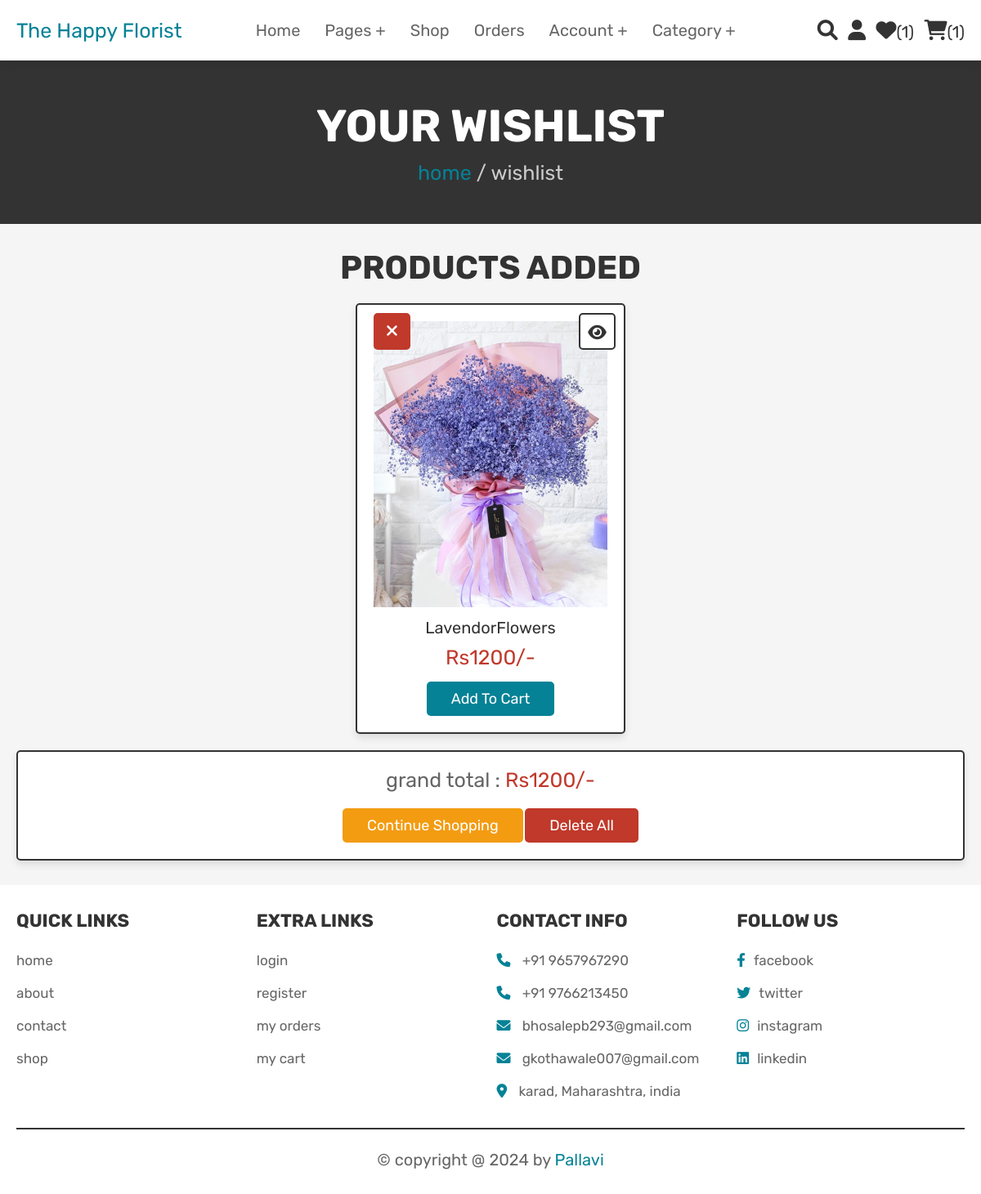
Page /wishlist.php (signed in) on the committed database.
### tables this page shows
CREATE TABLE `wishlist` (
  `id` int(100) NOT NULL,
  `user_id` int(100) NOT NULL,
  `pid` int(100) NOT NULL,
  `name` varchar(100) NOT NULL,
  `price` int(100) NOT NULL,
  `image` varchar(100) NOT NULL
);

### wishlist.php (the view, shortened to what this page needs)
<?php
@include 'config.php';
$user_id = $_SESSION['user_id'];
?>
<!DOCTYPE html>
<html lang="en">
<head>
   <link rel="stylesheet" href="https://cdnjs.cloudflare.com/ajax/libs/font-awesome/6.0.0/css/all.min.css">
   <link rel="stylesheet" href="css/style.css">
</head>
<body>
<?php @include 'header.php'; ?>
<section class="heading">
    <h3>your wishlist</h3>
    <p> <a href="home.php">home</a> / wishlist </p>
</section>
<section class="wishlist">
    <h1 class="title">products added</h1>
    <div class="box-container">
    <?php
        $grand_total = 0;
        $select_wishlist = mysqli_query($conn, "SELECT * FROM `wishlist` WHERE user_id = '$user_id'") or die('query failed');
        if(mysqli_num_rows($select_wishlist) > 0){
            while($fetch_wishlist = mysqli_fetch_assoc($select_wishlist)){
    ?>
    <form action="" method="POST" class="box">
        <a href="wishlist.php?delete=<?php echo $fetch_wishlist['id']; ?>" class="fas fa-times" onclick="return confirm('delete this from wishlist?');"></a>
        <a href="view_page.php?pid=<?php echo $fetch_wishlist['pid']; ?>" class="fas fa-eye"></a>
        <img src="uploaded_img/<?php echo $fetch_wishlist['image']; ?>" alt="" class="image">
        <div class="name"><?php echo $fetch_wishlist['name']; ?></div>
        <div class="price">Rs<?php echo $fetch_wishlist['price']; ?>/-</div>
        <input type="submit" value="add to cart" name="add_to_cart" class="btn">
    </form>
    <?php
    $grand_total += $fetch_wishlist['price'];
        }
    }else{
        echo '<p class="empty">your wishlist is empty</p>';
    }
    ?>
    </div>
    <div class="wishlist-total">
        <p>grand total : <span>Rs<?php echo $grand_total; ?>/-</span></p>
        <a href="shop.php" class="option-btn">continue shopping</a>
        <a href="wishlist.php?delete_all" class="delete-btn <?php echo ($grand_total > 1)?'':'disabled' ?>" onclick="return confirm('delete all from wishlist?');">delete all</a>
</div>
</section>
<?php @include 'footer.php'; ?>
</body>
</html>

### style.css (style rules this page uses)
:root { --pink:#058296; --red:#c0392b; --orange:#f39c12; --black:#333; --white:#fff; --light-color:#666; --light-white:#ccc; --light-bg:#f5f5f5; --border:.2rem solid var(--black); --box-shadow:0 .5rem 1rem rgba(0,0,0,.1); }
* { font-family: 'Rubik', sans-serif; margin:0; padding:0; box-sizing: border-box; outline: none; border:none; text-decoration: none; transition:all .2s linear; }
html { font-size: 62.5%; overflow-x: hidden; scroll-behavior: smooth; scroll-padding-top: 6.5rem; }
body { background: var(--light-bg); }
section { padding:3rem 2rem; }
.btn, .delete-btn, .option-btn { display: inline-block; border-radius: .5rem; margin-top: 1rem; font-size: 1.8rem; color:var(--white); cursor: pointer; padding:1rem 3rem; text-transform: capitalize; }
.btn { background-color: var(--pink); }
.delete-btn { background-color: var(--red); }
.option-btn { background-color: var(--orange); }
.heading { display: flex; flex-flow: column; align-items: center; justify-content: center; gap:1rem; background-color: var(--black); text-align: center; min-height: 25vh; }
.heading h3 { font-size: 5.5rem; color:var(--white); text-transform: uppercase; }
.heading p { font-size: 2.5rem; color:var(--light-white); }
.heading p a { color:var(--pink); }
.title { text-align: center; margin-bottom: 2rem; color:var(--black); text-transform: uppercase; font-size: 4rem; }
.wishlist .box-container { max-width: 1200px; margin:0 auto; display: grid; grid-template-columns: repeat(auto-fit, 33rem); gap:1.5rem; align-items: flex-start; justify-content: center; }
.wishlist .box-container .box { padding:2rem; text-align: center; background-color: var(--white); border:var(--border); box-shadow: var(--box-shadow); border-radius: .5rem; position: relative; }
.wishlist .box-container .box .image { height: 35rem; width: 100%; object-fit: cover; }
.wishlist .box-container .box .fa-eye, .wishlist .box-container .box .fa-times { position: absolute; top:1rem; height: 4.5rem; width: 4.5rem; line-height: 4.3rem; font-size: 2rem; border-radius: .5rem; }
.wishlist .box-container .box .fa-eye { right:1rem; border:var(--border); background-color: var(--white); color:var(--black); }
.wishlist .box-container .box .fa-times { background-color: var(--red); color:var(--white); }
.wishlist .box-container .box .name { font-size: 2rem; color:var(--black); margin:1rem 0; }
.wishlist .box-container .box .price { font-size: 2.5rem; color:var(--red); margin:.5rem 0; }
.wishlist .wishlist-total { max-width: 1200px; margin:0 auto; padding:2rem; text-align: center; background-color: var(--white); border:var(--border); box-shadow: var(--box-shadow); border-radius: .5rem; margin-top: 2rem; }
.wishlist .wishlist-total p { font-size: 2.5rem; color:var(--light-color); margin-bottom: 1rem; }
.wishlist .wishlist-total p span { color:var(--red); }

### rows in the picture
wishlist: image (picture), name "LavendorFlowers", price "1200"

### other values in the picture
$wishlist_num_rows "1"
$cart_num_rows "1"
$grand_total "1200"
